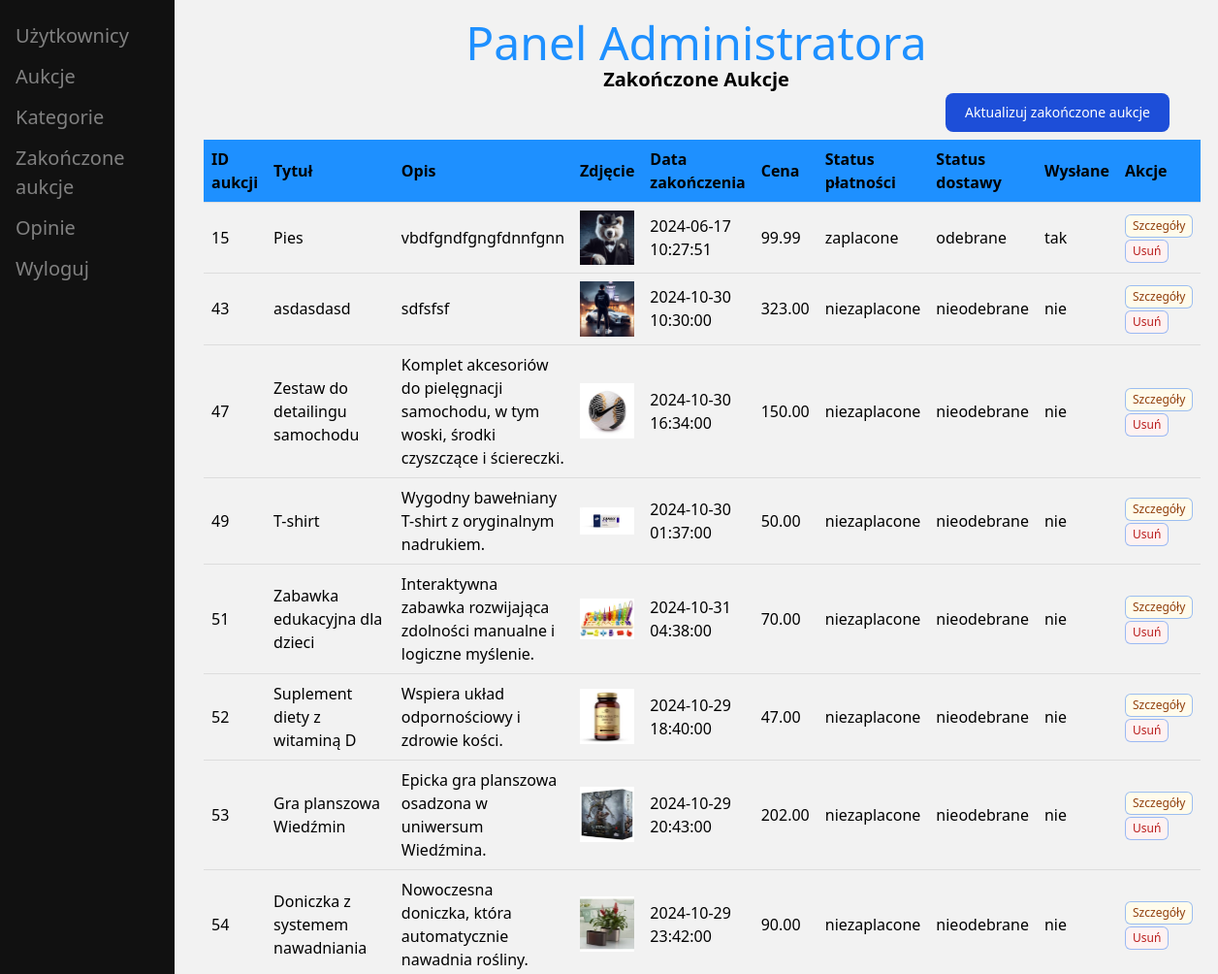
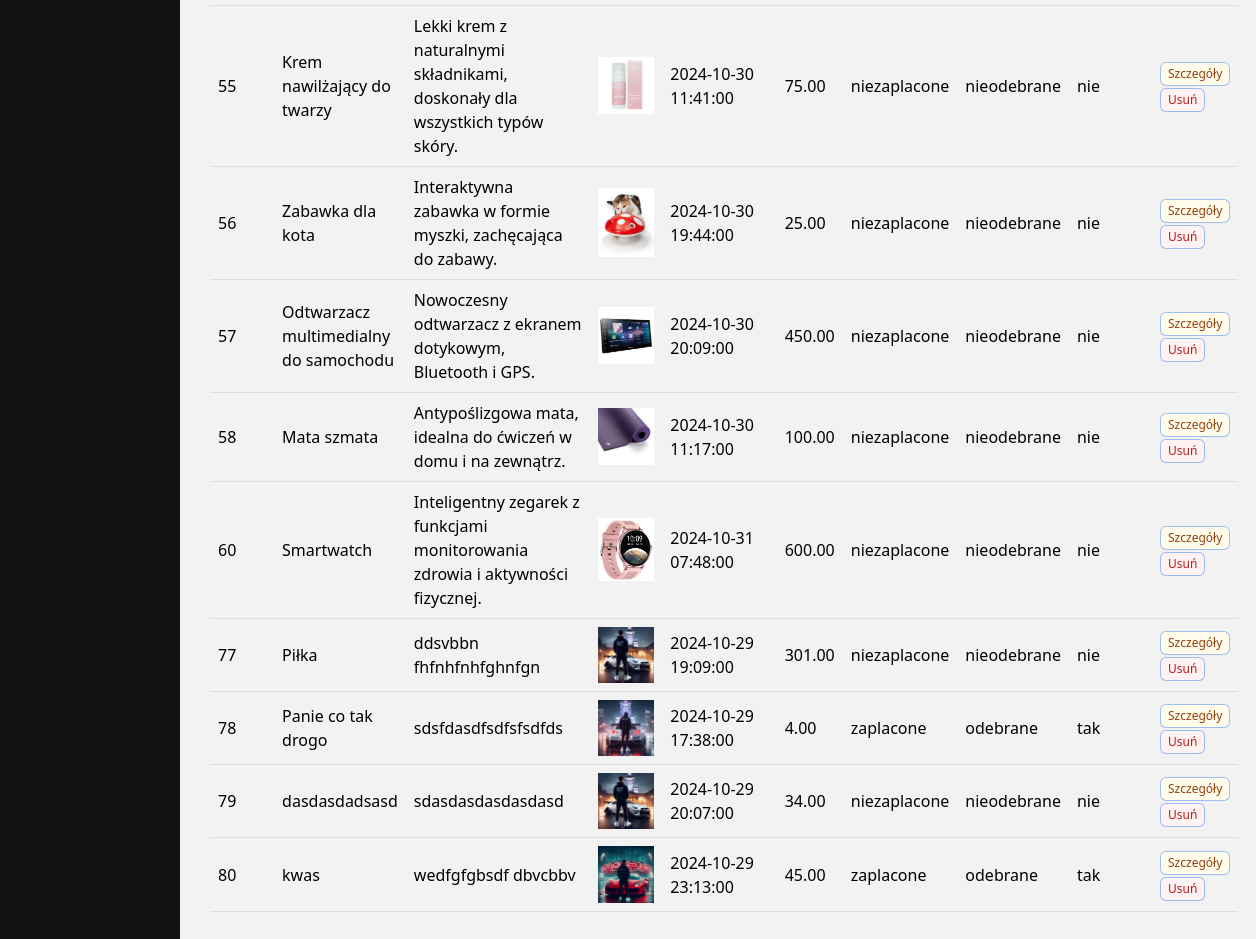
The page /dist/finished_auction_admin.php (signed in) on the database as committed earlier (2 pictures, top to bottom).
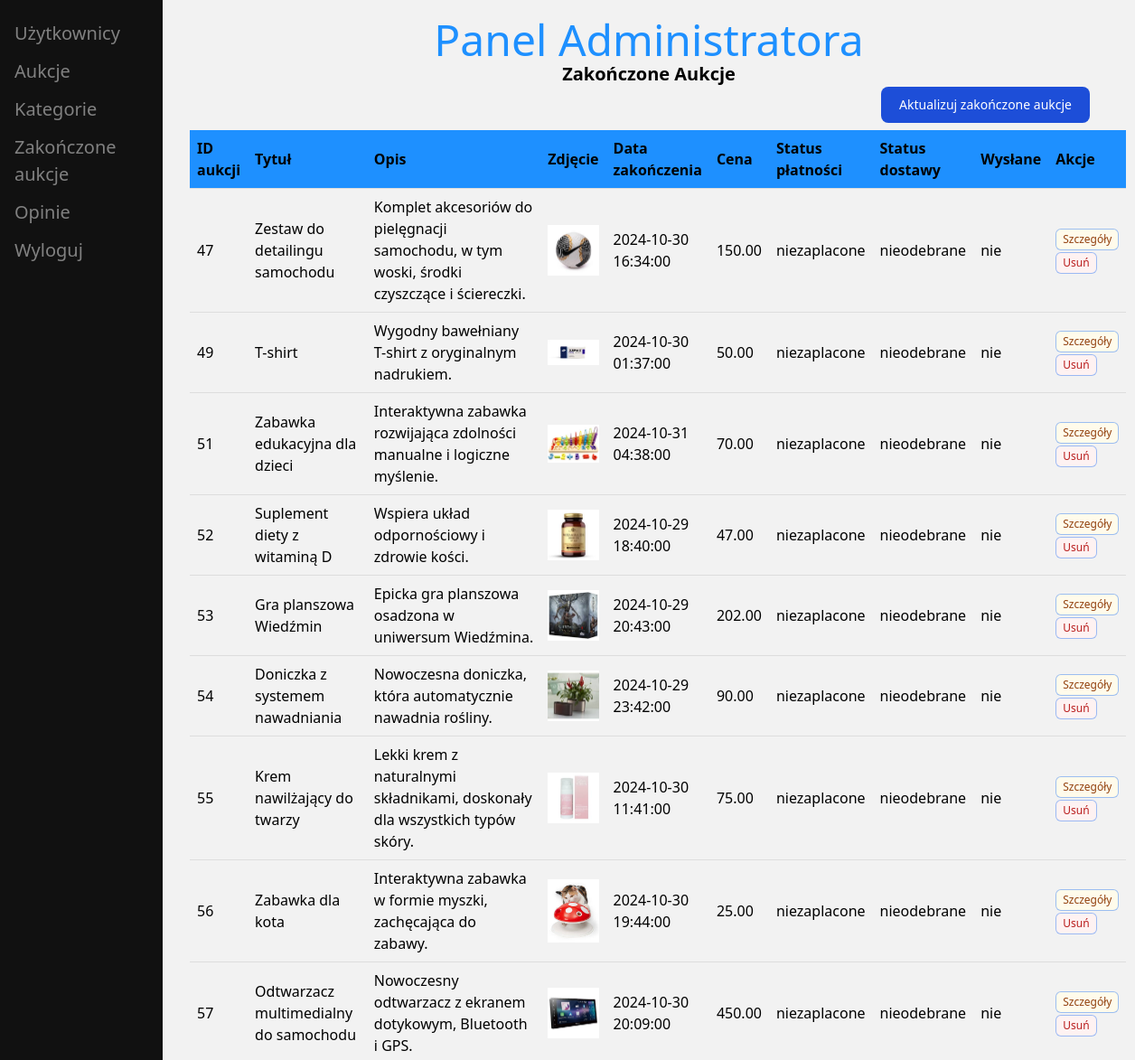
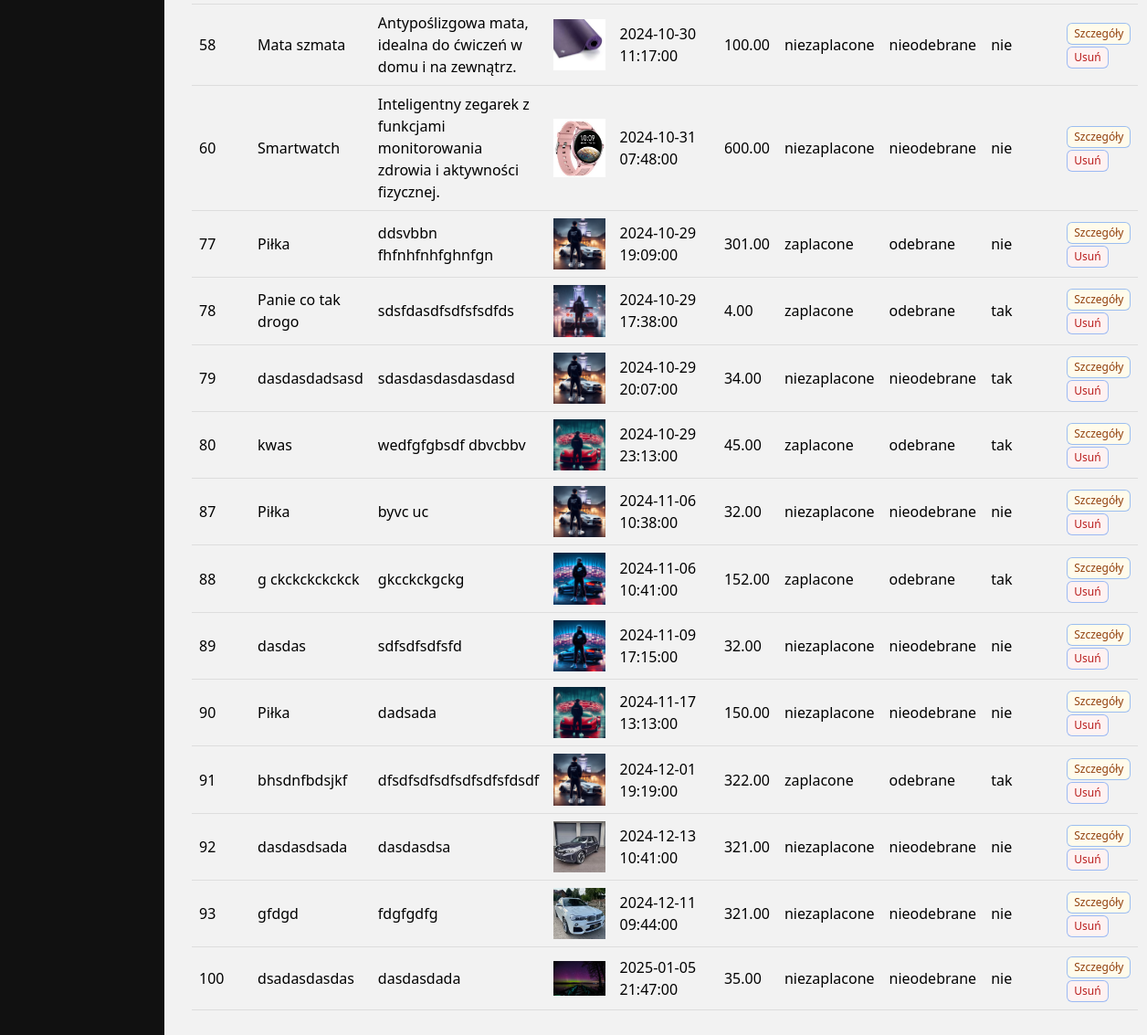
The same page on the database as committed later (2 pictures, top to bottom).
### tables this page shows
CREATE TABLE `completed_auctions` (
  `id` int(11) NOT NULL,
  `title` varchar(255) DEFAULT NULL,
  `image` varchar(255) NOT NULL,
  `description` text DEFAULT NULL,
  `end_time` datetime DEFAULT NULL,
  `price` decimal(10,2) DEFAULT NULL,
  `status` varchar(50) DEFAULT NULL,
  `id_user` int(11) DEFAULT NULL,
  `highest_bidder_id` int(11) DEFAULT NULL,
  `payment_status` enum('zaplacone','niezaplacone') DEFAULT 'niezaplacone',
  `delivery_status` enum('odebrane','nieodebrane') DEFAULT 'nieodebrane',
  `is_send` enum('tak','nie') DEFAULT 'nie'
);

### dist/finished_auction_admin.php (the view, shortened to what this page needs)
<?php
include_once "../scripts/connect.php";
$sql = "SELECT * FROM completed_auctions";
$stmt = $conn->prepare($sql);
$stmt->execute();
$completed_auctions = $stmt->fetchAll(PDO::FETCH_ASSOC);
?>
<!DOCTYPE html>
<html lang="pl">
<head>
    <link rel="stylesheet" href="../src/auctions_admin.css">
    <link href="https://cdn.jsdelivr.net/npm/tailwindcss@2.2.19/dist/tailwind.min.css" rel="stylesheet">
</head>
<body>
<div class="sidebar">
        <a href="admin.php"><i class="fa fa-fw fa-user"></i> Użytkownicy</a>
        <a href="auctions_admin.php"><i class="fa fa-clipboard"></i> Aukcje</a>
        <a href="category_admin.php"><i class="fa fa-clipboard"></i> Kategorie</a>
        <a href="finished_auction_admin.php"><i class="fa fa-clipboard"></i> Zakończone aukcje</a>
        <a href="admin_reviews.php"><i class="fa fa-clipboard"></i> Opinie</a>
        <a href="../scripts/logout.php"><i class="fa fa-clipboard"></i> Wyloguj</a>
    </div>
    <div class="main">
    <h1 class="text-5xl">Panel Administratora</h1>
        <h2 class="font-bold text-xl">Zakończone Aukcje</h2>
        <div class="flex justify-end mr-5">
            <form action="../scripts/update_completed_auctions.php" method="">
                <button type="submit" class="text-white bg-blue-700 hover:bg-blue-800 focus:ring-4 focus:ring-blue-300 font-medium rounded-lg text-sm px-5 py-2.5 me-2 mb-2 dark:bg-blue-600 dark:hover:bg-blue-700 focus:outline-none dark:focus:ring-blue-800">Aktualizuj zakończone aukcje</button>
            </form>
        </div>
        <table>
            <tr>
                <th>ID aukcji</th>
                <th>Tytuł</th>
                <th>Opis</th>
                <th>Zdjęcie</th>
                <th>Data zakończenia</th>
                <th>Cena</th>
                <th>Status płatności</th>
                <th>Status dostawy</th>
                <th>Wysłane</th>
                <th>Akcje</th>
            </tr>
            <?php foreach ($completed_auctions as $auction): ?>
                <tr>
                    <td><?php echo htmlspecialchars($auction['id']); ?></td>
                    <td><?php echo htmlspecialchars($auction['title']); ?></td>
                    <td><?php echo htmlspecialchars($auction['description']); ?></td>
                    <td><img src="<?php echo htmlspecialchars($auction['image']); ?>" alt="Zdjęcie produktu" width="100"></td>
                    <td><?php echo htmlspecialchars($auction['end_time']); ?></td>
                    <td><?php echo htmlspecialchars($auction['price']); ?></td>
                    <td><?php echo htmlspecialchars($auction['payment_status']); ?></td>
                    <td><?php echo htmlspecialchars($auction['delivery_status']); ?></td>
                    <td><?php echo htmlspecialchars($auction['is_send']); ?></td>
                    <td>
                        <span class="inline-flex items-center rounded-md bg-yellow-50 px-2 py-1 text-xs font-medium text-yellow-800 ring-1 ring-inset ring-yellow-600/20"><a href="view_auction_details_admin.php?id=<?php echo htmlspecialchars($auction['id']); ?>">Szczegóły</a></span>
                        <span class="inline-flex items-center rounded-md bg-red-50 px-2 py-1 text-xs font-medium text-red-700 ring-1 ring-inset ring-red-600/10"><a href="../scripts/delete_completed_auction.php?id=<?php echo htmlspecialchars($auction['id']); ?>">Usuń</a></span>
                    </td>
                </tr>
            <?php endforeach; ?>
        </table>
    </div>
</body>
</html>

Rows that differ between the two databases and show on the page:
removed completed_auctions: id "15", title "Pies", description "vbdfgndfgngfdnnfgnn", image (picture), end_time "2024-06-17 10:27:51", price "99.99", payment_status "zaplacone", delivery_status "odebrane", is_send "tak"
removed completed_auctions: id "43", title "asdasdasd", description "sdfsfsf", image (picture), end_time "2024-10-30 10:30:00", price "323.00", payment_status "niezaplacone", delivery_status "nieodebrane", is_send "nie"
changed completed_auctions "ddsvbbn fhfnhfnhfghnfgn": payment_status "niezaplacone" → "zaplacone"; delivery_status "nieodebrane" → "odebrane"
changed completed_auctions "dasdasdadsasd": is_send "nie" → "tak"
added completed_auctions: id "87", title "Piłka", description "byvc uc", image (picture), end_time "2024-11-06 10:38:00", price "32.00", payment_status "niezaplacone", delivery_status "nieodebrane", is_send "nie"
added completed_auctions: id "88", title "g ckckckckckck", description "gkcckckgckg", image (picture), end_time "2024-11-06 10:41:00", price "152.00", payment_status "zaplacone", delivery_status "odebrane", is_send "tak"
added completed_auctions: id "89", title "dasdas", description "sdfsdfsdfsfd", image (picture), end_time "2024-11-09 17:15:00", price "32.00", payment_status "niezaplacone", delivery_status "nieodebrane", is_send "nie"
added completed_auctions: id "90", title "Piłka", description "dadsada", image (picture), end_time "2024-11-17 13:13:00", price "150.00", payment_status "niezaplacone", delivery_status "nieodebrane", is_send "nie"
added completed_auctions: id "91", title "bhsdnfbdsjkf", description "dfsdfsdfsdfsdfsdfsfdsdf", image (picture), end_time "2024-12-01 19:19:00", price "322.00", payment_status "zaplacone", delivery_status "odebrane", is_send "tak"
added completed_auctions: id "92", title "dasdasdsada", description "dasdasdsa", image (picture), end_time "2024-12-13 10:41:00", price "321.00", payment_status "niezaplacone", delivery_status "nieodebrane", is_send "nie"
added completed_auctions: id "93", title "gfdgd", description "fdgfgdfg", image (picture), end_time "2024-12-11 09:44:00", price "321.00", payment_status "niezaplacone", delivery_status "nieodebrane", is_send "nie"
added completed_auctions: id "100", title "dsadasdasdas", description "dasdasdada", image (picture), end_time "2025-01-05 21:47:00", price "35.00", payment_status "niezaplacone", delivery_status "nieodebrane", is_send "nie"
